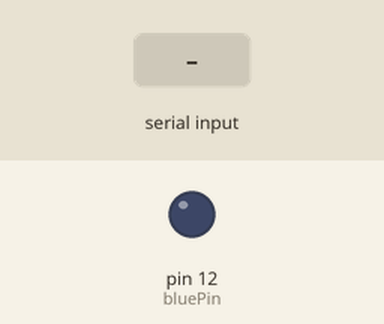
Bench run of a sketch on a simulated Arduino Uno, built with avr-gcc and run on an emulated ATmega328P. Shown: output pins drawn as LEDs (lit = HIGH). Dashed ring = blinking. The inputs (shaded band) are chosen by the test bench. What the sketch prints to the serial monitor is not drawn.

Above: at 1.2 s.
1.3 s: "90,45\n" received over Serial
At 1.4 s:
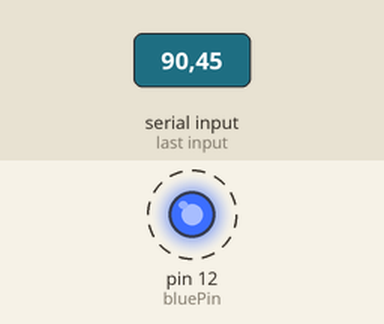
Timing chart, 0 to 10.3 s (numbered marks = the images above; inputs shaded):
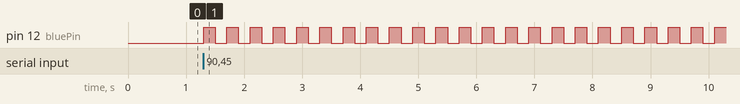

The sketch:

user_input_blink_led.ino
```cpp
int blinks;
String msg = "How many blinks do you want: ";
int bluePin = 12;
void setup() {
  // put your setup code here, to run once:
  Serial.begin(9600); // start the serial monitor
  pinMode(bluePin,OUTPUT); // pin selected for output
}

void loop() {
  // put your main code here, to run repeatedly:
  Serial.println(msg); // ask
  while(Serial.available() == 0){
       // just to halt your program
       // waiting... for response
    }
    blinks = Serial.parseInt();
    for(int i =0 ; i<blinks; i++){
          digitalWrite(bluePin,HIGH);
          delay(200);
          digitalWrite(bluePin,LOW);
          delay(200);
      }
}
```

Measured:
- after the input at 1.3 s, pin 12 (bluePin): alternates HIGH for 0.20 s and LOW for 0.20 s, starting at once
